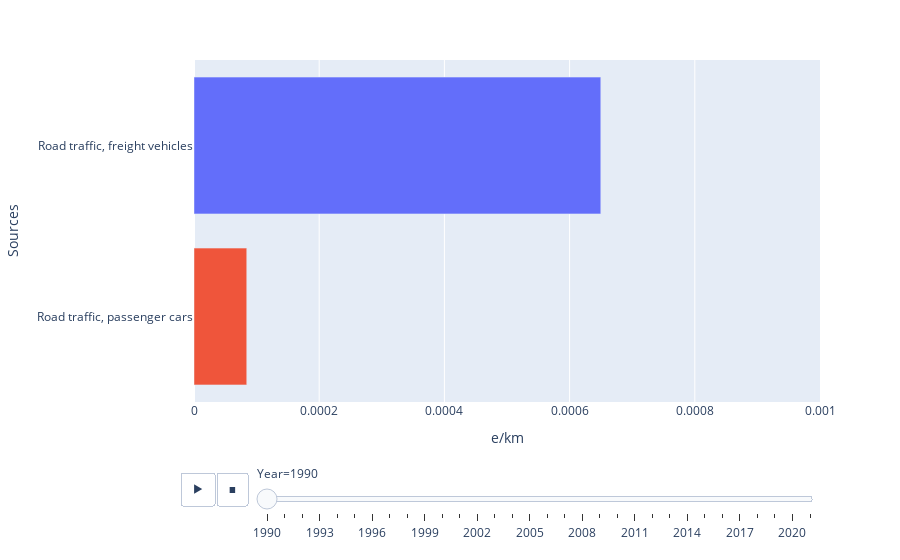

Source (notebook cell):
### Markdown cell above
##### Emission of PM10 per vehicle-kilometer during 1990-2020

### Code cell
vehicle_data_ani3 = getCategory(vehicle_data, "Emission Type", ["PM10 (Particulate matter)"], False)
fig = px.bar(vehicle_data_ani3, x="e/km", y="Sources", orientation='h', animation_frame="Year", animation_group="Sources", 
             color="Sources", range_x=[0,0.001])
fig.update_traces(showlegend=False)
fig.show()

### Figure 1 — Plotly figure (JSON) as saved in the notebook; plotly's stock layout.template omitted (floating-point values rounded to 4 significant figures)
{"data": [{"alignmentgroup": "True", "hovertemplate": "Sources=%{y}<br>Year=1990<br>e/km=%{x}<extra></extra>", "ids": ["Road traffic, freight vehicles"], "legendgroup": "Road traffic, freight vehicles", "marker": {"color": "#636efa", "pattern": {"shape": ""}}, "name": "Road traffic, freight vehicles", "offsetgroup": "Road traffic, freight vehicles", "orientation": "h", "showlegend": false, "textposition": "auto", "type": "bar", "x": [0.0006498], "xaxis": "x", "y": ["Road traffic, freight vehicles"], "yaxis": "y"}, {"alignmentgroup": "True", "hovertemplate": "Sources=%{y}<br>Year=1990<br>e/km=%{x}<extra></extra>", "ids": ["Road traffic, passenger cars"], "legendgroup": "Road traffic, passenger cars", "marker": {"color": "#EF553B", "pattern": {"shape": ""}}, "name": "Road traffic, passenger cars", "offsetgroup": "Road traffic, passenger cars", "orientation": "h", "showlegend": false, "textposition": "auto", "type": "bar", "x": [8.428e-05], "xaxis": "x", "y": ["Road traffic, passenger cars"], "yaxis": "y"}], "layout": {"autosize": true, "barmode": "relative", "legend": {"title": {"text": "Sources"}, "tracegroupgap": 0}, "margin": {"t": 60}, "sliders": [{"active": 0, "currentvalue": {"prefix": "Year="}, "len": 0.9, "pad": {"b": 10, "t": 60}, "steps": [{"args": [["1990"], {"frame": {"duration": 0, "redraw": true}, "fromcurrent": true, "mode": "immediate", "transition": {"duration": 0, "easing": "linear"}}], "label": "1990", "method": "animate"}, {"args": [["1991"], {"frame": {"duration": 0, "redraw": true}, "fromcurrent": true, "mode": "immediate", "transition": {"duration": 0, "easing": "linear"}}], "label": "1991", "method": "animate"}, {"args": [["1992"], {"frame": {"duration": 0, "redraw": true}, "fromcurrent": true, "mode": "immediate", "transition": {"duration": 0, "easing": "linear"}}], "label": "1992", "method": "animate"}, {"args": [["1993"], {"frame": {"duration": 0, "redraw": true}, "fromcurrent": true, "mode": "immediate", "transition": {"duration": 0, "easing": "linear"}}], "label": "1993", "method": "animate"}, {"args": [["1994"], {"frame": {"duration": 0, "redraw": true}, "fromcurrent": true, "mode": "immediate", "transition": {"duration": 0, "easing": "linear"}}], "label": "1994", "method": "animate"}, {"args": [["1995"], {"frame": {"duration": 0, "redraw": true}, "fromcurrent": true, "mode": "immediate", "transition": {"duration": 0, "easing": "linear"}}], "label": "1995", "method": "animate"}, {"args": [["1996"], {"frame": {"duration": 0, "redraw": true}, "fromcurrent": true, "mode": "immediate", "transition": {"duration": 0, "easing": "linear"}}], "label": "1996", "method": "animate"}, {"args": [["1997"], {"frame": {"duration": 0, "redraw": true}, "fromcurrent": true, "mode": "immediate", "transition": {"duration": 0, "easing": "linear"}}], "label": "1997", "method": "animate"}, {"args": [["1998"], {"frame": {"duration": 0, "redraw": true}, "fromcurrent": true, "mode": "immediate", "transition": {"duration": 0, "easing": "linear"}}], "label": "1998", "method": "animate"}, {"args": [["1999"], {"frame": {"duration": 0, "redraw": true}, "fromcurrent": true, "mode": "immediate", "transition": {"duration": 0, "easing": "linear"}}], "label": "1999", "method": "animate"}, {"args": [["2000"], {"frame": {"duration": 0, "redraw": true}, "fromcurrent": true, "mode": "immediate", "transition": {"duration": 0, "easing": "linear"}}], "label": "2000", "method": "animate"}, {"args": [["2001"], {"frame": {"duration": 0, "redraw": true}, "fromcurrent": true, "mode": "immediate", "transition": {"duration": 0, "easing": "linear"}}], "label": "2001", "method": "animate"}, {"args": [["2002"], {"frame": {"duration": 0, "redraw": true}, "fromcurrent": true, "mode": "immediate", "transition": {"duration": 0, "easing": "linear"}}], "label": "2002", "method": "animate"}, {"args": [["2003"], {"frame": {"duration": 0, "redraw": true}, "fromcurrent": true, "mode": "immediate", "transition": {"duration": 0, "easing": "linear"}}], "label": "2003", "method": "animate"}, {"args": [["2004"], {"frame": {"duration": 0, "redraw": true}, "fromcurrent": true, "mode": "immediate", "transition": {"duration": 0, "easing": "linear"}}], "label": "2004", "method": "animate"}, {"args": [["2005"], {"frame": {"duration": 0, "redraw": true}, "fromcurrent": true, "mode": "immediate", "transition": {"duration": 0, "easing": "linear"}}], "label": "2005", "method": "animate"}, {"args": [["2006"], {"frame": {"duration": 0, "redraw": true}, "fromcurrent": true, "mode": "immediate", "transition": {"duration": 0, "easing": "linear"}}], "label": "2006", "method": "animate"}, {"args": [["2007"], {"frame": {"duration": 0, "redraw": true}, "fromcurrent": true, "mode": "immediate", "transition": {"duration": 0, "easing": "linear"}}], "label": "2007", "method": "animate"}, {"args": [["2008"], {"frame": {"duration": 0, "redraw": true}, "fromcurrent": true, "mode": "immediate", "transition": {"duration": 0, "easing": "linear"}}], "label": "2008", "method": "animate"}, {"args": [["2009"], {"frame": {"duration": 0, "redraw": true}, "fromcurrent": true, "mode": "immediate", "transition": {"duration": 0, "easing": "linear"}}], "label": "2009", "method": "animate"}, {"args": [["2010"], {"frame": {"duration": 0, "redraw": true}, "fromcurrent": true, "mode": "immediate", "transition": {"duration": 0, "easing": "linear"}}], "label": "2010", "method": "animate"}, {"args": [["2011"], {"frame": {"duration": 0, "redraw": true}, "fromcurrent": true, "mode": "immediate", "transition": {"duration": 0, "easing": "linear"}}], "label": "2011", "method": "animate"}, {"args": [["2012"], {"frame": {"duration": 0, "redraw": true}, "fromcurrent": true, "mode": "immediate", "transition": {"duration": 0, "easing": "linear"}}], "label": "2012", "method": "animate"}, {"args": [["2013"], {"frame": {"duration": 0, "redraw": true}, "fromcurrent": true, "mode": "immediate", "transition": {"duration": 0, "easing": "linear"}}], "label": "2013", "method": "animate"}, {"args": [["2014"], {"frame": {"duration": 0, "redraw": true}, "fromcurrent": true, "mode": "immediate", "transition": {"duration": 0, "easing": "linear"}}], "label": "2014", "method": "animate"}, {"args": [["2015"], {"frame": {"duration": 0, "redraw": true}, "fromcurrent": true, "mode": "immediate", "transition": {"duration": 0, "easing": "linear"}}], "label": "2015", "method": "animate"}, {"args": [["2016"], {"frame": {"duration": 0, "redraw": true}, "fromcurrent": true, "mode": "immediate", "transition": {"duration": 0, "easing": "linear"}}], "label": "2016", "method": "animate"}, {"args": [["2017"], {"frame": {"duration": 0, "redraw": true}, "fromcurrent": true, "mode": "immediate", "transition": {"duration": 0, "easing": "linear"}}], "label": "2017", "method": "animate"}, {"args": [["2018"], {"frame": {"duration": 0, "redraw": true}, "fromcurrent": true, "mode": "immediate", "transition": {"duration": 0, "easing": "linear"}}], "label": "2018", "method": "animate"}, {"args": [["2019"], {"frame": {"duration": 0, "redraw": true}, "fromcurrent": true, "mode": "immediate", "transition": {"duration": 0, "easing": "linear"}}], "label": "2019", "method": "animate"}, {"args": [["2020"], {"frame": {"duration": 0, "redraw": true}, "fromcurrent": true, "mode": "immediate", "transition": {"duration": 0, "easing": "linear"}}], "label": "2020", "method": "animate"}, {"args": [["2021"], {"frame": {"duration": 0, "redraw": true}, "fromcurrent": true, "mode": "immediate", "transition": {"duration": 0, "easing": "linear"}}], "label": "2021", "method": "animate"}], "x": 0.1, "xanchor": "left", "y": 0, "yanchor": "top"}], "updatemenus": [{"buttons": [{"args": [null, {"frame": {"duration": 500, "redraw": true}, "fromcurrent": true, "mode": "immediate", "transition": {"duration": 500, "easing": "linear"}}], "label": "&#9654;", "method": "animate"}, {"args": [[null], {"frame": {"duration": 0, "redraw": true}, "fromcurrent": true, "mode": "immediate", "transition": {"duration": 0, "easing": "linear"}}], "label": "&#9724;", "method": "animate"}], "direction": "left", "pad": {"r": 10, "t": 70}, "showactive": false, "type": "buttons", "x": 0.1, "xanchor": "right", "y": 0, "yanchor": "top"}], "xaxis": {"anchor": "y", "domain": [0, 1], "range": [0, 0.001], "title": {"text": "e/km"}, "type": "linear"}, "yaxis": {"anchor": "x", "autorange": true, "categoryarray": ["Road traffic, passenger cars", "Road traffic, freight vehicles"], "categoryorder": "array", "domain": [0, 1], "range": [-0.5, 1.5], "title": {"text": "Sources"}, "type": "category"}}}
